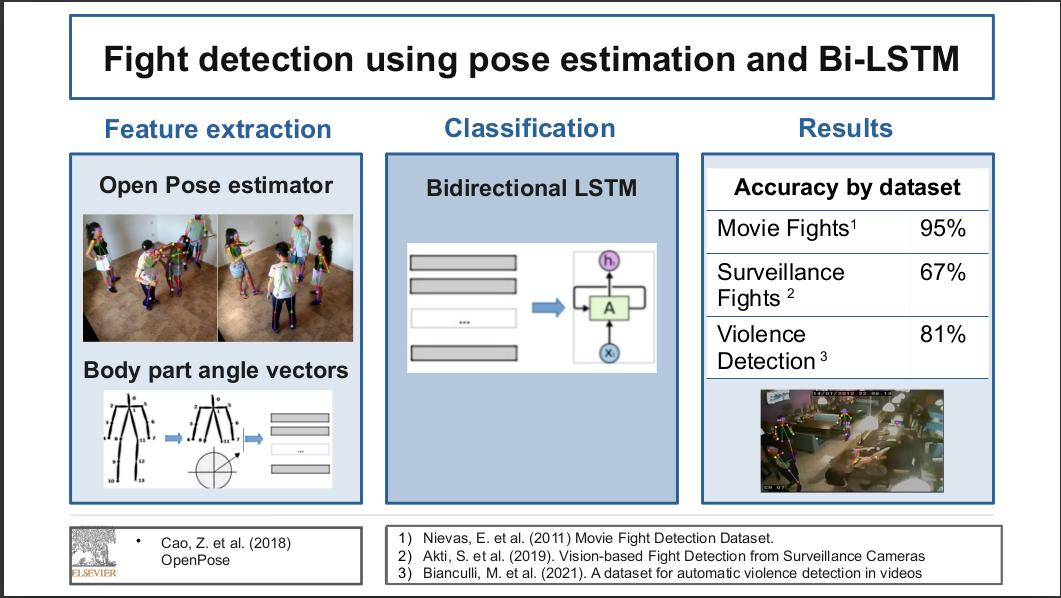
#> input picture assets/lstm.jpg, 1061 x 598 px
$ python test_image_transforms.py assets
#> lines starting #> are read from the running program, lines starting #| are printed output that depends on the picture
### src/fightdetectionposelstm/image_transformations/utils.py
import os
import cv2
import numpy as np

from src.fightdetectionposelstm.image_transformations.base import ImageTransformation, ImageTransformationPipeline

def show_before_after(image_before:np.ndarray, image_after: np.ndarray, scale: float=1.0, horizontal=True):
    """Method to show two images side by side or one on top of the other

    Args:
        image_before (_type_): image before
        image_after (_type_): _description_
        scale (int, optional): _description_. Defaults to 1.
        horizontal (bool, optional): _description_. Defaults to True.
    """
    axis = 1 if horizontal else 0
    image = np.concatenate((image_before, image_after), axis=axis)
    shape = [int(dim * scale) for dim in image.shape] if scale != 1.0 else image.shape
    new = cv2.resize(image, (shape[1], shape[0]))
    cv2.imshow("Before / After", new)
    cv2.waitKey(0)
    cv2.destroyAllWindows()

def read_image(image_path: str) -> np.ndarray | None:
    if os.path.exists(image_path):
        return cv2.imread(image_path)
#> returned value is the input picture: shape (598, 1061, 3); mean B, G, R 217.1, 213.6, 209.9
    else:
        print(f"Image {image_path} doesn't exist")
        return None

def test_with_image(image_path: str, transformation: ImageTransformation | ImageTransformationPipeline, scale:float=1.0):
    """Test a function with an image

    Args:
        image_path (str): path to image
        function (callable): function to test
    """
    cv2_image = read_image(image_path)
    if cv2_image is not None:
        output = transformation.transform_image(cv2_image)
        show_before_after(cv2_image, output, scale)

# [4 lines left out: function show_image, not called in this run]

### src/fightdetectionposelstm/image_transformations/base.py
from abc import abstractmethod
import cv2
import numpy as np


class ImageTransformation:
    def transform_image(self, image: np.ndarray) -> np.ndarray:
        """Base method for image transformation.

        Returns:
            _type_: _description_
        """
        self.base_image = image
        self.float_base_image = self.image_to_float(
            self.base_image
        )  # Image for correction operations
        transformed_float_image = self.transformations(self.float_base_image)
        self.transformed_image = self.float_to_image(transformed_float_image)
        return self.transformed_image

    @abstractmethod
    def transformations(self, image: np.ndarray) -> np.ndarray:
        pass

    @staticmethod
    def image_to_float(image: np.ndarray) -> np.ndarray:
        return image.astype(np.float32)

    @staticmethod
    def float_to_image(float_image: np.ndarray) -> np.ndarray:
        return np.clip(float_image, a_min=0, a_max=255).astype(np.uint8)

    # [20 lines left out: functions linear_transformation, normalize_image, not called in this run]

    @staticmethod
    def apply_filter(image: np.ndarray, filter: np.ndarray, dim: int):
        return cv2.filter2D(image, dim, filter)

    @staticmethod
    def add_weighted_images(
        image_one: np.ndarray,
        image_two: np.ndarray,
        weight_one: float,
        weight_two: float,
        gamma: float = 0,
    ):
        return cv2.addWeighted(image_one, weight_one, image_two, weight_two, gamma)


class ImageTransformationPipeline(ImageTransformation):
    def __init__(self, transformations: list[ImageTransformation]):
        self.transformations = transformations

    def transform_image(self, image: np.ndarray) -> np.ndarray:
        """Base method for image transformation.

        Returns:
            _type_: _description_
        """
        self.base_image = image
        float_image = self.image_to_float(
            self.base_image
        )  # Image for correction operations
        for transformation in self.transformations:
            float_image = transformation.transform_image(float_image)
#> this loop made 1 pass
#> pass 1, in transformations, `sobel_lr = self.apply_filter(image, SOBEL_LR_KERNEL, -1)`:
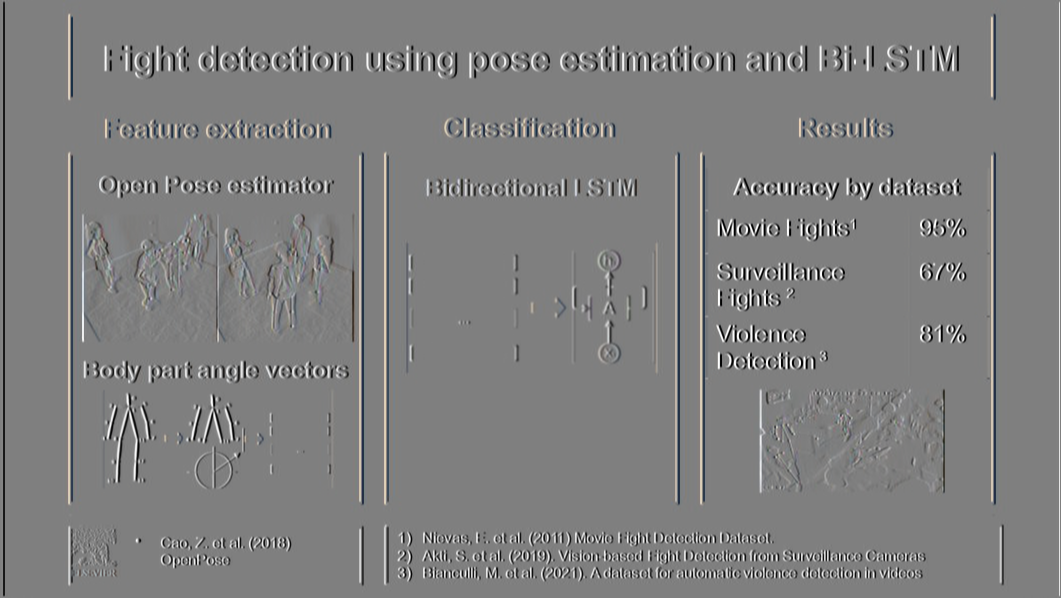
#> sobel_lr: shape (598, 1061, 3) float32; mean B, G, R -0.7, -0.7, -0.7; drawn with min black and max white
#> pass 1, in transformations, `sobel_rl = self.apply_filter(image, SOBEL_RL_KERNEL, -1)`:
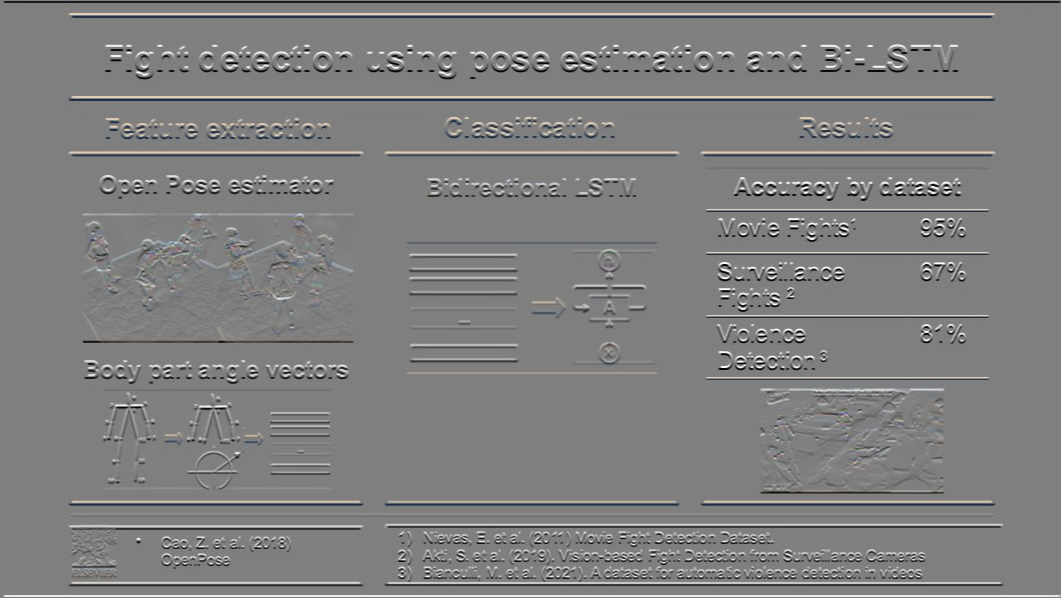
#> sobel_rl: shape (598, 1061, 3) float32; mean B, G, R 0.2, 0.2, 0.2; drawn with min black and max white
#> pass 1, in transformations, `added_sobels = self.add_weighted_images(sobel_lr, sobel_rl, 0.5, 0.5)`:
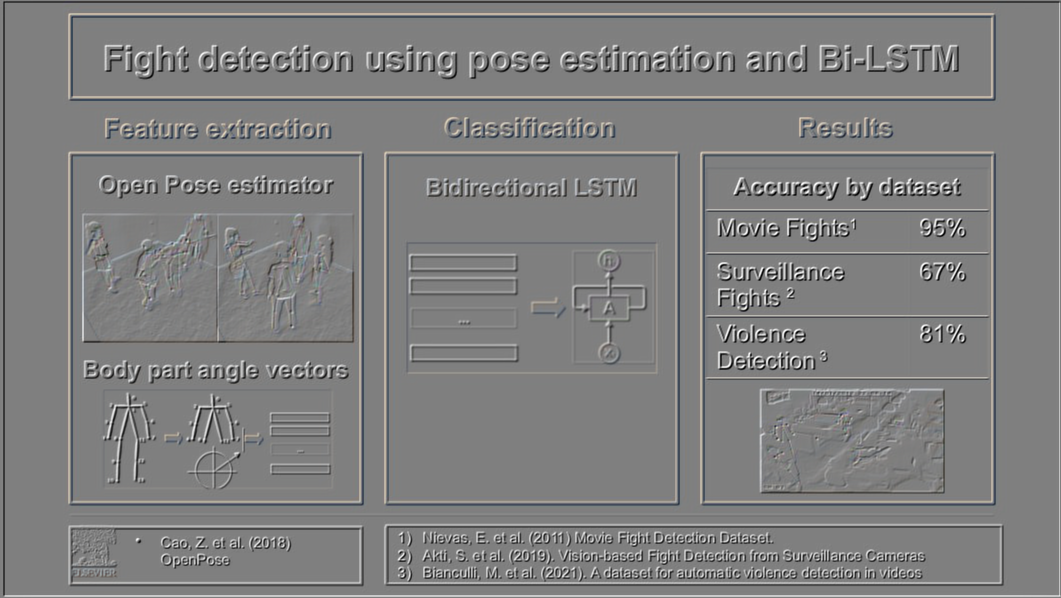
#> added_sobels: shape (598, 1061, 3) float32; mean B, G, R -0.3, -0.3, -0.3; drawn with min black and max white
#> pass 1, in transformations, `highlighted = self.add_weighted_images(image, added_sobels,1 - self.we..`:
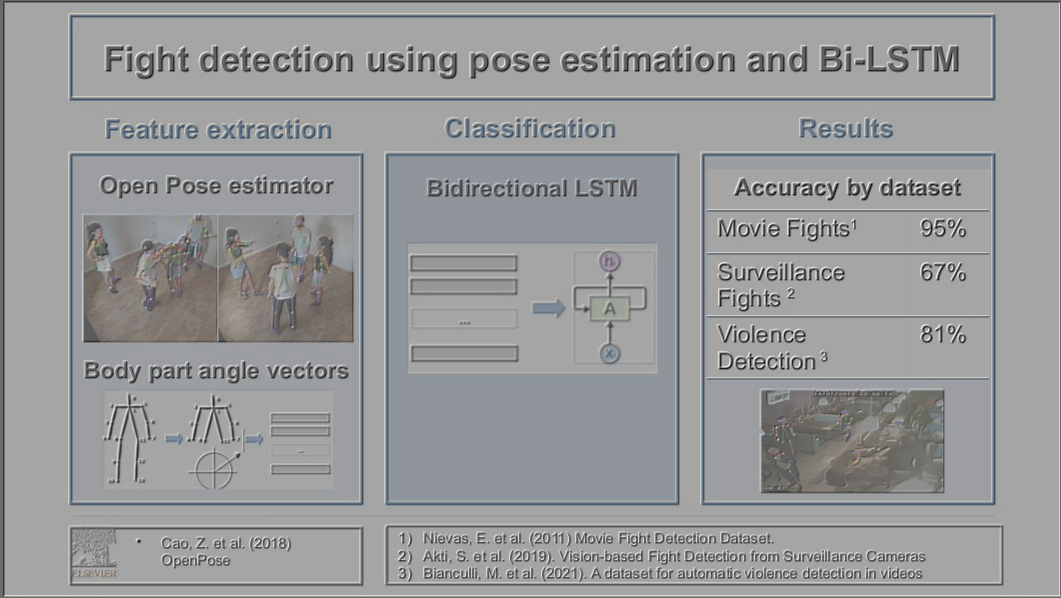
#> highlighted: shape (598, 1061, 3) float32; mean B, G, R 151.7, 149.2, 146.9; drawn with min black and max white
#> after the loop:
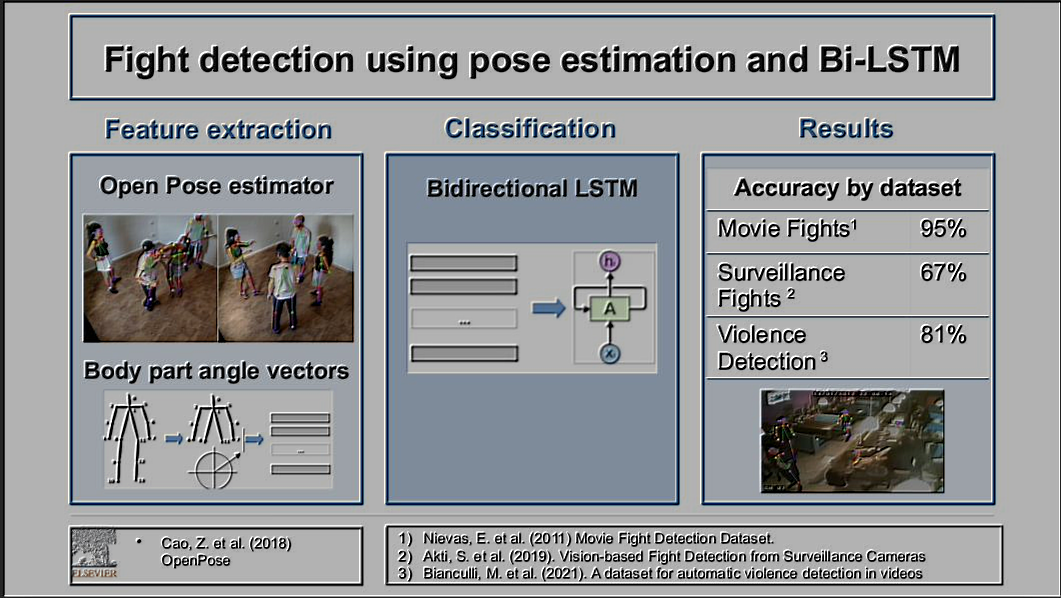
#> float_image: shape (598, 1061, 3); mean B, G, R 152.2, 149.9, 147.7
        self.transformed_image = self.float_to_image(float_image)
        return self.transformed_image

### src/fightdetectionposelstm/image_transformations/edges.py
import numpy as np
from src.fightdetectionposelstm.image_transformations.base import ImageTransformation
from src.fightdetectionposelstm.image_transformations.constants import SOBEL_LR_KERNEL, SOBEL_RL_KERNEL


class HighlightEdges(ImageTransformation):
    """Calculates the Sobel edges of an image and darkens them over the original"""
    def __init__(self, weight: float=0.3):
        self.weight = weight

    def transformations(self, image) -> np.ndarray:
        sobel_lr = self.apply_filter(image, SOBEL_LR_KERNEL, -1)
        sobel_rl = self.apply_filter(image, SOBEL_RL_KERNEL, -1)
        added_sobels = self.add_weighted_images(sobel_lr, sobel_rl, 0.5, 0.5)
        highlighted = self.add_weighted_images(image, added_sobels,1 - self.weight,  self.weight)
        return highlighted

### test_image_transforms.py
import argparse
from pathlib import Path
from src.fightdetectionposelstm.image_transformations.base import ImageTransformationPipeline
from src.fightdetectionposelstm.image_transformations.edges import HighlightEdges
from src.fightdetectionposelstm.image_transformations.utils import test_with_image


if __name__ == "__main__":
    parser = argparse.ArgumentParser()
    parser.add_argument("image_or_directory")

    args = parser.parse_args()
    darken_edges = HighlightEdges()
    pipeline = ImageTransformationPipeline([darken_edges])
    images = []
    path = Path(args.image_or_directory)
    if path.is_dir():
        images = list(path.glob('*.[pj][np]g'))
    else:
        images = [str(path)]
    if images:
        for image in images:
            test_with_image(image_path=image, transformation=pipeline, scale=1.0)
#> in show_before_after, `image = np.concatenate((image_before, image_after), axis=axis)`:
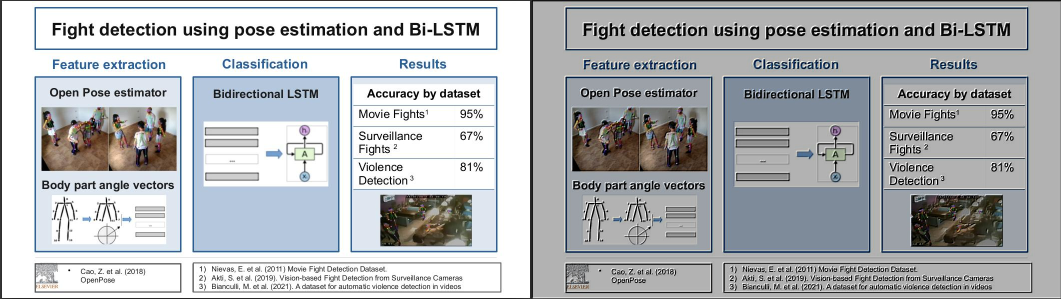
#> image: shape (598, 2122, 3) (shown at 1/2 size); mean B, G, R 184.7, 181.7, 178.8
